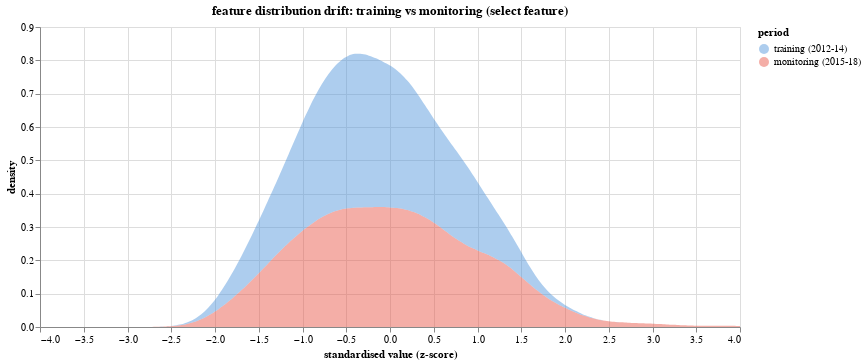

This figure's notebook cell:
### Markdown cell above
### 7.2 Feature drift: training vs monitoring period — with dropdown widget (RQ2)

This chart compares the distribution of a selected feature between the "training" period (2012–2014) and the "monitoring" period (2015–2018) using overlaid density plots. A dropdown widget lets users switch between features. This directly maps to the **Drift Analysis tab** in our sketch — the overlaid distribution comparison that Sarah uses to investigate which features have shifted.

### Code cell
# prepare data: define training vs monitoring periods
drift_features = ["dti", "int_rate", "annual_inc"]

df_drift = df_clean[drift_features + ["year"]].copy().dropna()
df_drift["period"] = np.where(
    df_drift["year"] <= 2014,
    "training (2012-14)",
    "monitoring (2015-18)"
)

# z-score each feature so they can share the same x-axis via dropdown
for col in drift_features:
    m, s = df_drift[col].mean(), df_drift[col].std()
    df_drift[col + "_z"] = (df_drift[col] - m) / s

# melt to long format
df_long = df_drift.melt(
    id_vars=["period"],
    value_vars=[c + "_z" for c in drift_features],
    var_name="feature",
    value_name="z_score",
)
df_long["feature"] = df_long["feature"].str.replace("_z", "", regex=False)

# subsample for altair performance
df_long_sample = (
    df_long
    .groupby(["feature", "period"], group_keys=False)
    .apply(lambda g: g.sample(n=min(len(g), 800), random_state=42))
    .reset_index(drop=True)
)

# dropdown to select feature
feature_param = alt.param(
    name="feat",
    bind=alt.binding_select(options=drift_features, name="feature "),
    value="dti",
)

viz2 = (
    alt.Chart(df_long_sample)
    .transform_filter("datum.feature === feat")
    .transform_density(
        "z_score",
        as_=["z_score", "density"],
        groupby=["period"],
        extent=[-4, 4],
    )
    .mark_area(opacity=0.45, interpolate="monotone")
    .encode(
        x=alt.X("z_score:Q", title="standardised value (z-score)"),
        y=alt.Y("density:Q", title="density"),
        color=alt.Color(
            "period:N", title="period",
            scale=alt.Scale(
                domain=["training (2012-14)", "monitoring (2015-18)"],
                range=["#4a90d9", "#e74c3c"]
            ),
        ),
        tooltip=[alt.Tooltip("period:N", title="period")],
    )
    .add_params(feature_param)
    .properties(
        width=700, height=300,
        title="feature distribution drift: training vs monitoring (select feature)"
    )
)

viz2

### Figure 1 — Vega-Lite specification as saved in the notebook (floating-point values rounded to 4 significant figures; data arrays with more than 128 entries replaced by an {"elided": "..."} marker saying what was removed)
{"config": {"view": {"continuousWidth": 300, "continuousHeight": 300}}, "data": {"name": "data-7cea802d469c44221693a6bb7c83748b"}, "mark": {"type": "area", "interpolate": "monotone", "opacity": 0.45}, "encoding": {"color": {"field": "period", "scale": {"domain": ["training (2012-14)", "monitoring (2015-18)"], "range": ["#4a90d9", "#e74c3c"]}, "title": "period", "type": "nominal"}, "tooltip": [{"field": "period", "title": "period", "type": "nominal"}], "x": {"field": "z_score", "title": "standardised value (z-score)", "type": "quantitative"}, "y": {"field": "density", "title": "density", "type": "quantitative"}}, "height": 300, "params": [{"name": "feat", "bind": {"input": "select", "options": ["dti", "int_rate", "annual_inc"], "name": "feature "}, "value": "dti"}], "title": "feature distribution drift: training vs monitoring (select feature)", "transform": [{"filter": "datum.feature === feat"}, {"density": "z_score", "extent": [-4, 4], "groupby": ["period"], "as": ["z_score", "density"]}], "width": 700, "$schema": "https://vega.github.io/schema/vega-lite/v5.20.1.json", "datasets": {"data-7cea802d469c44221693a6bb7c83748b": {"elided": "4800 records"}}}
